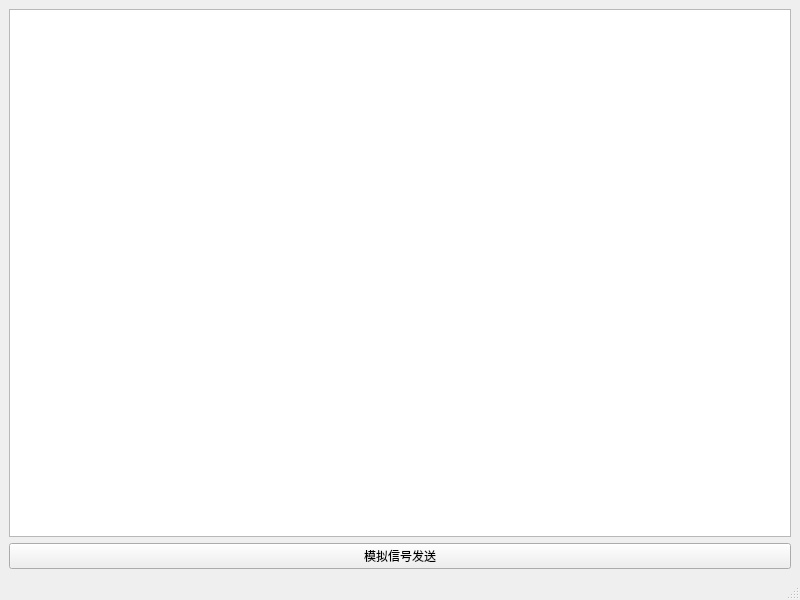
<?xml version="1.0" encoding="UTF-8"?>
<ui version="4.0">
 <class>MainWindow</class>
 <widget class="QMainWindow" name="MainWindow">
  <property name="geometry">
   <rect>
    <x>0</x>
    <y>0</y>
    <width>800</width>
    <height>600</height>
   </rect>
  </property>
  <property name="windowTitle">
   <string>MainWindow</string>
  </property>
  <widget class="QWidget" name="centralwidget">
   <layout class="QGridLayout" name="gridLayout">
    <item row="1" column="0">
     <widget class="QPushButton" name="testButton">
      <property name="text">
       <string>模拟信号发送</string>
      </property>
     </widget>
    </item>
    <item row="0" column="0">
     <widget class="QListWidget" name="listWidget"/>
    </item>
   </layout>
  </widget>
  <widget class="QMenuBar" name="menubar">
   <property name="geometry">
    <rect>
     <x>0</x>
     <y>0</y>
     <width>800</width>
     <height>23</height>
    </rect>
   </property>
  </widget>
  <widget class="QStatusBar" name="statusbar"/>
 </widget>
 <resources/>
 <connections/>
</ui>
